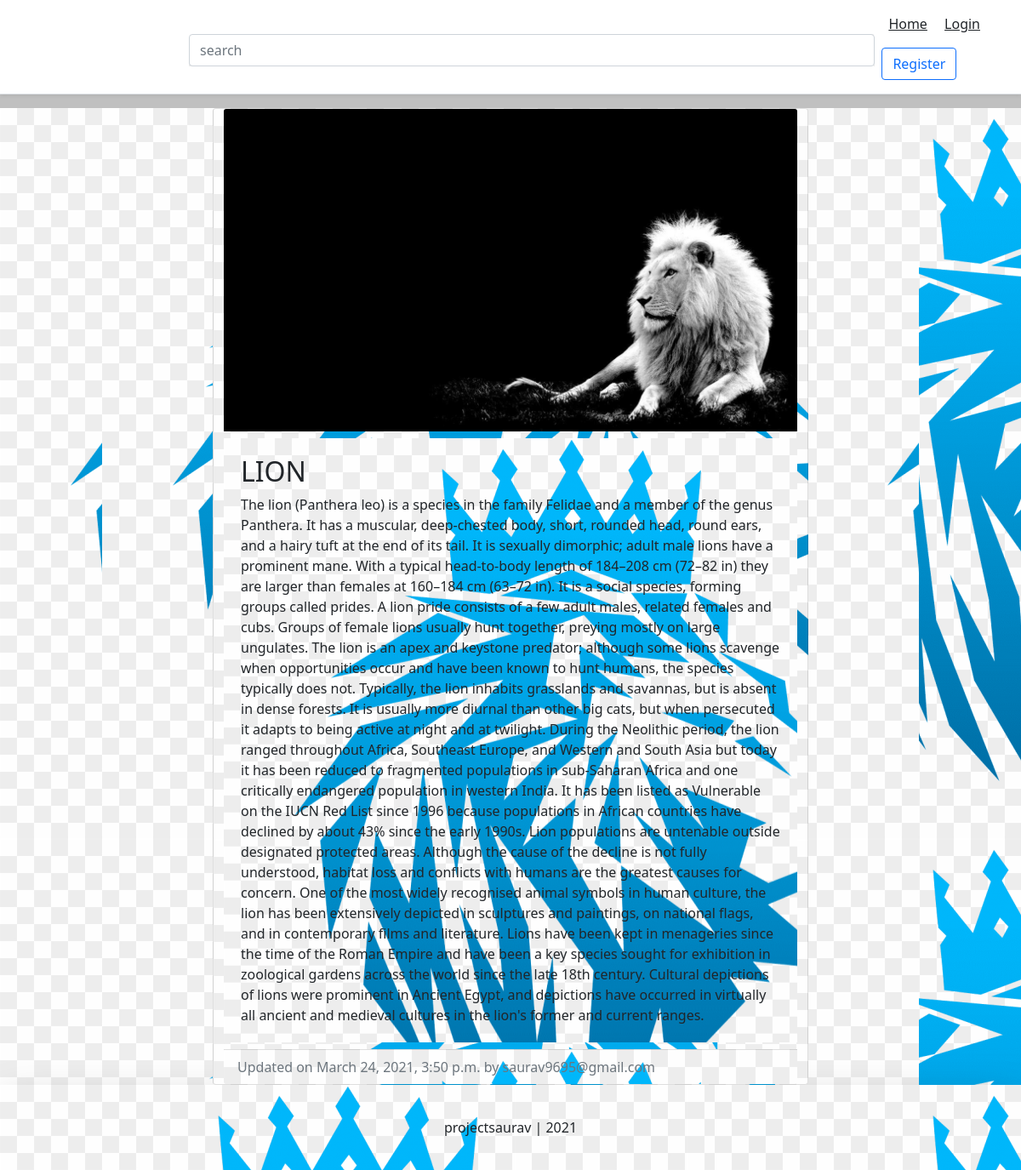
/blog/sauravkush-third-blog-post/, run on the app's committed database.
### blog/models.py (models this page shows, shortened)
class BlogPost(models.Model):
	title					=models.CharField(max_length=50, null=False, blank=False)
	body					=models.TextField(max_length=5000, null=False, blank=False)
	image					=models.ImageField(upload_to=upload_location, null=False, blank=False)
	date_published			=models.DateTimeField(auto_now_add=True, verbose_name="date published")
	date_updated			=models.DateTimeField(auto_now=True, verbose_name="date updated")
	author 					=models.ForeignKey(settings.AUTH_USER_MODEL, on_delete=models.CASCADE)
	slug 					=models.SlugField(blank=True, unique=True)

### account/models.py (models this page shows, shortened)
class Account(AbstractBaseUser):
	email					=models.EmailField(verbose_name="email", max_length=60, unique=True)
	username				=models.CharField(max_length=30, unique=True)
	date_joined				=models.DateTimeField(verbose_name='date_joined', auto_now_add=True)
	last_login				=models.DateTimeField(verbose_name='last_login', auto_now=True)
	is_admin				=models.BooleanField(default=False)
	is_active				=models.BooleanField(default=True)
	is_staff				=models.BooleanField(default=False)
	is_superuser			=models.BooleanField(default=False)
	USERNAME_FIELD ='email'
	REQUIRED_FIELDS =['username',]
	objects = MyAccountManager()
	def __str__(self):
		return self.email

### blog/views.py (the view)
# urls.py: path('<slug>/', detail_blog_view, name="detail"),
def detail_blog_view(request, slug):
	context = {}
	blog_post = get_object_or_404(BlogPost, slug=slug)
	context['blog_post'] = blog_post
	return render(request, 'blog/detail_blog.html', context)

### blog/templates/blog/detail_blog.html (shortened to what this page needs)
{% extends 'base.html' %}
{% block content %}
<div class="container">
	<div class="row">
		<div class="card m-auto">
			<img class="card-img-top" src="{{blog_post.image.url}}">
			<div class="card-body mt-2 mb-2">
			  <h2 class="card-title">{{blog_post.title}}</h2>
			  <p class="card-text">{{blog_post.body|safe}}</p>
			</div>
			<div class="card-footer text-muted">
			  Updated on {{blog_post.date_updated}} by {{blog_post.author}}
			</div>
		</div>
	</div>
</div>
{% endblock content %}

### templates/snippets/header.html (style rules this page uses)
html { font-size: 14px; }
@media (min-width: 768px) { html { font-size: 16px; } }
.container { max-width: 960px; }

### templates/snippets/base_css.html (style rules this page uses)
body { background-color: #c0c0c0; }
div { background-image: url('sau.png'); }

### blog/templates/blog/detail_blog.html (style rules this page uses)
.card { max-width: 700px; }
.card-body { padding: 20px; }

### data on the page
BlogPost: image (picture), title "LION", body "The lion (Panthera leo) is a species in the family Felidae and a member of the genus Panthera. It has a muscular, deep-chested body, short, rounded head, round ears, and a hairy tuft at the end of its tail. It is sexually dimorphic; adult male lions have a prominent mane. With a typical head-to-body length of 184–208 cm (72–82 in) they are larger than females at 160–184 cm (63–72 in). It is a social species, forming groups called prides. A lion pride consists of a few adult males, related females and cubs. Groups of female lions usually hunt together, preying mostly on large ungulates. The lion is an apex and keystone predator; although some lions scavenge when opportunities occur and have…", date_updated "March 24, 2021, 3:50 p.m.", author "saurav9695@gmail.com"
